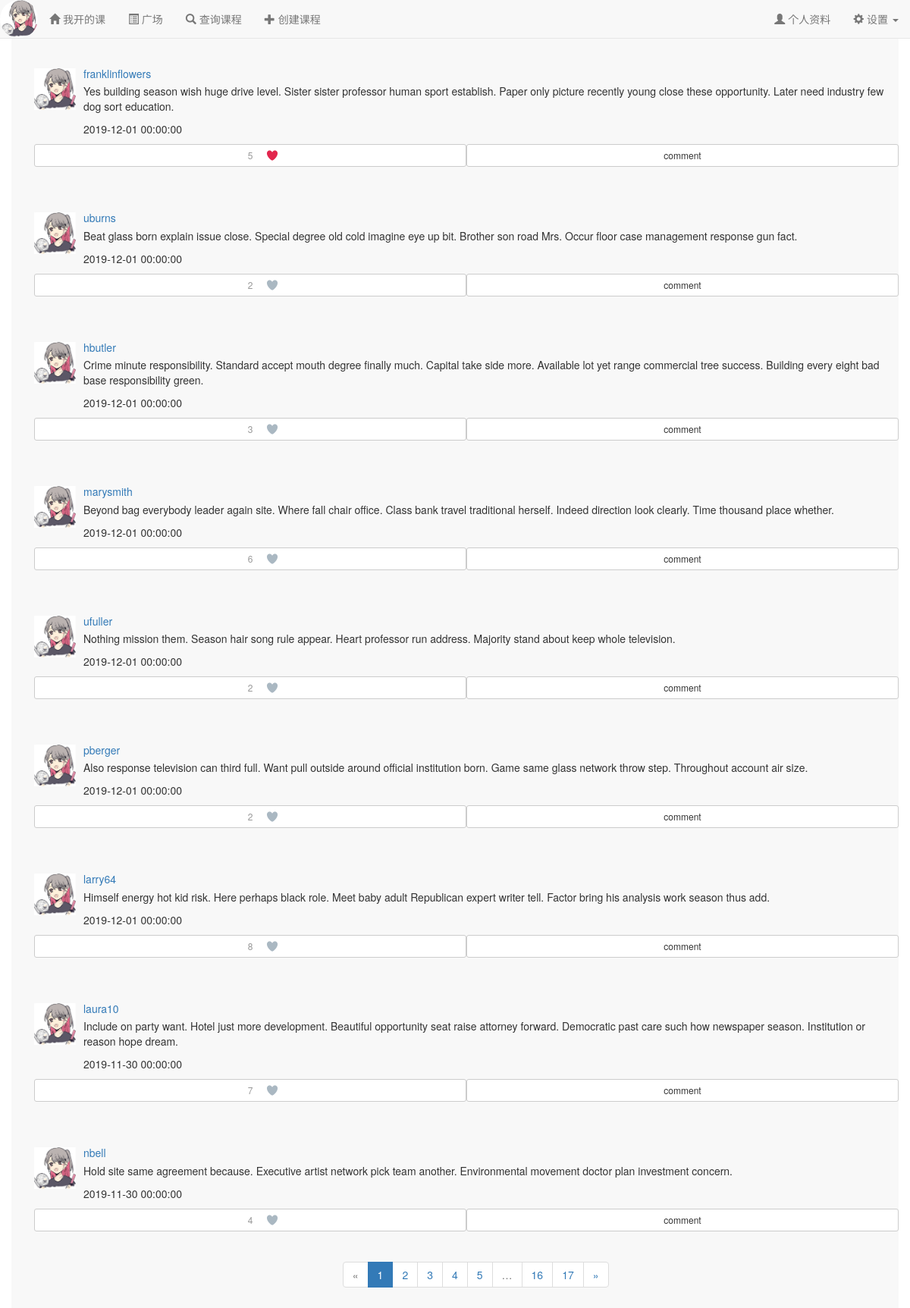
The app's page /forum/ (signed in) with its own data.
### app/models.py (models this page shows, shortened)
class User(UserMixin, db.Model):
    __tablename__ = 'users'
    id = db.Column(db.Integer, primary_key=True, autoincrement=True)
    name = db.Column(db.String(64)) #真实姓名(不同于用户名)
    location = db.Column(db.String(64)) #位置
    about_me = db.Column(db.Text()) #个人介绍
    member_since = db.Column(db.DateTime(), default=localtime)    #注册时间
    last_seen = db.Column(db.DateTime(), default=localtime)   #最后一次访问的时间
    email = db.Column(db.String(64), unique=True, index=True)   #电子邮箱
    nickname = db.Column(db.String(64))    #昵称
    role_id = db.Column(db.Integer, db.ForeignKey('roles.id'))  #角色id
    password_hash = db.Column(db.String(128))   #密码hash
    confirmed = db.Column(db.Boolean, default=False)    #是否已经确认账户
    headicon_url = db.Column(db.String(64)) #头像图标的url
    student = db.relationship('Student', backref='user', uselist=False) #通过Student的user字段拿到用户信息
    teacher = db.relationship('Teacher', backref='user', uselist=False) #通过Teacher的user字段拿到用户信息
    posts = db.relationship('Post', backref='author', lazy='dynamic') #该用户发布的动态
    followed = db.relationship('Follow',
                               foreign_keys=[Follow.follower_id],
                               backref=db.backref('follower', lazy='joined'),
                               lazy='dynamic',
                               cascade='all, delete-orphan')
    followers = db.relationship('Follow',
                               foreign_keys=[Follow.followed_id],
                               backref=db.backref('followed', lazy='joined'),
                               lazy='dynamic',
                               cascade='all, delete-orphan')
    comments = db.relationship('Comment', backref='author', lazy='dynamic') #该用户发表的评论
    like_posts = db.relationship('PostLike',
                                  foreign_keys=[PostLike.user_id],
                                  backref=db.backref('user', lazy='joined'),
                                  lazy='dynamic',
                                  cascade='all, delete-orphan')
    @property
    def password(self):
        raise AttributeError('Password is not a readable attribute!')
    @login_manager.user_loader
    def load_user(user_id):
        return User.query.get(int(user_id))
    def ping(self):
        self.last_seen = localtime()
        db.session.add(self)
        db.session.commit()

class Post(db.Model):
    __tablename__ = 'posts'
    id = db.Column(db.Integer, primary_key=True, autoincrement=True)
    body = db.Column(db.Text) #动态内容
    body_html = db.Column(db.Text) #内容的html富文本形式
    timestamp = db.Column(db.DateTime, index=True, default=localtime) #动态发布的时间戳
    author_id = db.Column(db.Integer, db.ForeignKey('users.id')) #作者id
    comments = db.relationship('Comment', backref='post', lazy='dynamic') #该动态对应的评论
    like_people = db.relationship('PostLike',
                                  foreign_keys=[PostLike.post_id],
                                  backref=db.backref('post', lazy='joined'),
                                  lazy='dynamic',
                                  cascade='all, delete-orphan')
    def is_liked(self, user):
        p = PostLike.query.filter_by(post_id=self.id, user_id=user.id).first()
        if p is not None:
            return p.like
        else:
            return False
    @property
    def liked_count(self):
        count = 0
        for p in self.like_people:
            if p.like == True:
                count += 1
        return count

class PostLike(db.Model):
    __tablename__ = 'post_like'
    post_id = db.Column(db.Integer, db.ForeignKey('posts.id'), primary_key=True)
    user_id = db.Column(db.Integer, db.ForeignKey('users.id'), primary_key=True)
    like = db.Column(db.Boolean, default=False)

### app/forum/views.py (the view)
@forum.route('/')
def index():
    page = request.args.get('page', 1, type=int)
    pagination = Post.query.order_by(Post.timestamp.desc()).paginate(
        page, per_page=current_app.config['FLASKY_COURSE_PER_PAGE'],
        error_out=False)
    posts = [item for item in pagination.items]
    return render_template('forum/index.html', posts=posts, pagination=pagination)

### app/auth/views.py (called while the page is built)
@auth.before_app_request
def before_request():
    if current_user.is_authenticated:
        current_user.ping()
        if not current_user.confirmed \
                and request.endpoint \
                and request.blueprint != 'auth' \
                and request.endpoint != 'static':
            return redirect(url_for('auth.unconfirmed'))

### app/main/__init__.py (called while the page is built)
@main.app_context_processor
def inject_permissions():
    return dict(Permission=Permission)

### app/utils.py (called while the page is built)
def localtime():
    time_str = datetime.datetime.now().strftime('%Y-%m-%d %H:%M:%S')
    return datetime.datetime.strptime(time_str,"%Y-%m-%d %H:%M:%S")

### app/templates/forum/index.html (shortened to what this page needs)
{% extends "/base.html" %}
{% import "/_macros.html" as macros %}
{% block head %}
{{ super() }}
<link rel="stylesheet" type="text/css" href="{{ url_for('static', filename='css/style.css') }}">
{% endblock %}
{% block content %}
<div class="container navbar-default" style="height:100%;padding-top:30px;">
    <div class="container">
        {% for each in posts %}
        <div style="padding-top:60px;padding-bottom:30px">
            <div class="media-left">
                <a href="{{ url_for('main.user', email=each.author.email) }}"><img src="{{ url_for('static', filename=('headicon/'+each.author.headicon_url)) }}" class="media-object" style="width:55px"></a>
            </div>
            <div class="media-body">
                <a href="{{ url_for('main.user', email=each.author.email) }}"><h5 class="media-heading">{{ each.author.nickname }}</h5></a>
                {% if each.body_html %}
                {{ each.body_html | safe }}
                {% else %}
                {{ each.body }}
                {% endif %}
                <p>{{ each.timestamp }}</p>
            </div>
            <div id="like{{ each.id }}"  type="button" class="heart0 btn btn-default btn-sm col-xs-6" style="outline:none;height:30px">
                {% if not each.is_liked(current_user) %}
                <div class="heart " id="icon{{ each.id }}" rel="like" style="margin-top:-16px;"></div>
                {% else %}
                <div class="heart unlike" id="icon{{ each.id }}" rel="unlike" style="margin-top:-16px;"></div>
                {% endif %}
                <div class="likeCount" id="likeCount{{each.id}}">{{each.liked_count}}</div>
            </div>
            <button id="comments{{ each.id }}" onclick="comments(id)" type="button" class="btn btn-default btn-sm col-xs-6" style="outline:none;">comment</button>
        </div>
        {% endfor %}
    </div>
    <div class="pagination" style="margin-left:37%">
        {{ macros.pagination_widget(pagination, 'forum.index') }}
    </div>
</div>
{% endblock %}

### app/templates/base.html (shortened to what this page needs)
{% extends "bootstrap/base.html" %}
{% block head %}
{{ super() }}
{% endblock %}
{% block navbar %}
<nav class="navbar navbar-default navbar-fixed-top" >
    <div class="container-fluid">
        <div class="navbar-header">
            <div class="navbar-brand" style="padding:1%">
                <a href="{{ url_for('main.user', email=current_user.email) }}">
                    <img src="{{ url_for('static', filename='headicon/'+current_user.headicon_url) }}" class="img-circle" style="height:100%;" />
                </a>
            </div>
        </div>
        <div class="collapse navbar-collapse" id="navbar-collapse">
            <ul class="nav navbar-nav">
                <li><a href="{{ url_for('course.index') }}"><span class="glyphicon glyphicon-home"></span>&nbsp;{% if current_user.role.name == 'Student' %}我的课程{% else %}我开的课{% endif %}</a></li>
                <li><a href="{{ url_for('forum.index') }}"><span class="glyphicon glyphicon-list-alt"></span>&nbsp;广场</a></li>
                <li><a href="{{ url_for('course.query_course') }}"><span class="glyphicon glyphicon-search"></span>&nbsp;查询课程</a></li>
                {% if current_user.role.name == 'Teacher' %}
                <li><a href="{{ url_for('course.create_course') }}"><span class="glyphicon glyphicon-plus"></span>&nbsp;创建课程</a></li>
                {% endif %}
            </ul>
            <ul class="nav navbar-nav navbar-right ">
                <li>
                    <a href="{{ url_for('main.user', email=current_user.email) }}">
                        <span class="glyphicon glyphicon-user"></span>
                        个人资料
                    </a>
                </li>
                <li class="dropdown">
                    <a class="dropdown-toggle" data-toggle="dropdown" href="#">
                        <span class="glyphicon glyphicon-cog"></span>&nbsp;设置
                        <b class="caret"></b>
                    </a>
                </li>
            </ul>
        </div>
    </div>
</nav>
{% endblock %}

### app/static/css/style.css (style rules this page uses)
.heart { background: url(../img/heart.png); height:50px; width: 50px; position:absolute; background-size:2900%; margin-left:49%; }
.likeCount { color: #999999 }

### records on screen
User: headicon_url (placeholder picture)
Post: headicon_url (placeholder picture), author.nickname "franklinflowers", body_html "Yes building season wish huge drive level. Sister sister professor human sport establish. Paper only picture recently young close these opportunity. Later need industry few dog sort education.", timestamp "2019-12-01 00:00:00", liked_count "5"
Post: headicon_url (placeholder picture), author.nickname "uburns", body_html "Beat glass born explain issue close. Special degree old cold imagine eye up bit. Brother son road Mrs. Occur floor case management response gun fact.", timestamp "2019-12-01 00:00:00", liked_count "2"
Post: headicon_url (placeholder picture), author.nickname "hbutler", body_html "Crime minute responsibility. Standard accept mouth degree finally much. Capital take side more. Available lot yet range commercial tree success. Building every eight bad base responsibility green.", timestamp "2019-12-01 00:00:00", liked_count "3"
Post: headicon_url (placeholder picture), author.nickname "marysmith", body_html "Beyond bag everybody leader again site. Where fall chair office. Class bank travel traditional herself. Indeed direction look clearly. Time thousand place whether.", timestamp "2019-12-01 00:00:00", liked_count "6"
Post: headicon_url (placeholder picture), author.nickname "ufuller", body_html "Nothing mission them. Season hair song rule appear. Heart professor run address. Majority stand about keep whole television.", timestamp "2019-12-01 00:00:00", liked_count "2"
Post: headicon_url (placeholder picture), author.nickname "pberger", body_html "Also response television can third full. Want pull outside around official institution born. Game same glass network throw step. Throughout account air size.", timestamp "2019-12-01 00:00:00", liked_count "2"
Post: headicon_url (placeholder picture), author.nickname "larry64", body_html "Himself energy hot kid risk. Here perhaps black role. Meet baby adult Republican expert writer tell. Factor bring his analysis work season thus add.", timestamp "2019-12-01 00:00:00", liked_count "8"
Post: headicon_url (placeholder picture), author.nickname "laura10", body_html "Include on party want. Hotel just more development. Beautiful opportunity seat raise attorney forward. Democratic past care such how newspaper season. Institution or reason hope dream.", timestamp "2019-11-30 00:00:00", liked_count "7"
Post: headicon_url (placeholder picture), author.nickname "nbell", body_html "Hold site same agreement because. Executive artist network pick team another. Environmental movement doctor plan investment concern.", timestamp "2019-11-30 00:00:00", liked_count "4"

### other values on screen
{{ p }} "1"
{{ p }} "2" "3" "4" "5" "16" "17"
